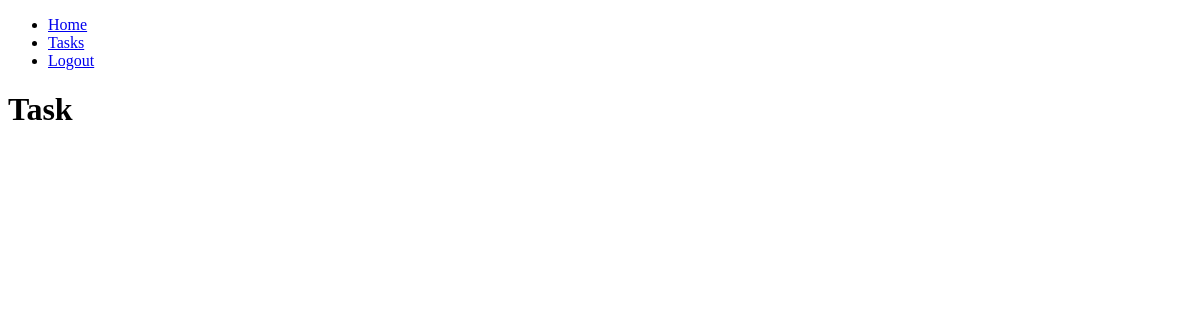
Page /tasks/ (signed in) on the earlier database version.
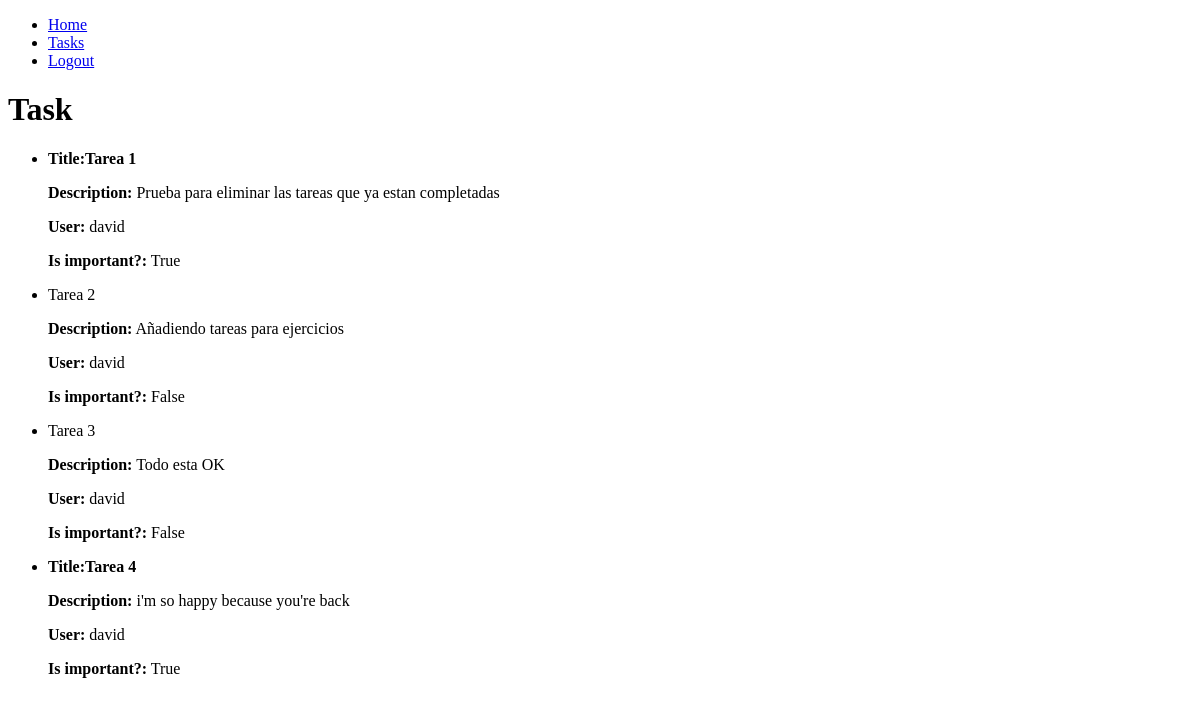
Same page on the later database version.
### tasks/models.py (models this page shows, shortened)
class Task(models.Model):
    title = models.CharField(max_length=100)
    description = models.TextField(blank=True)
    created = models. DateTimeField(auto_now_add=True)
    datecompleted = models.DateField(null=True, blank=True)
    important = models.BooleanField(default=False)
    user = models.ForeignKey(User, on_delete=models.CASCADE)

### tasks/views.py (the view)
# urls.py: path('tasks/', views.tasks, name='tasks'),
def tasks(request):
    tasks = Task.objects.filter(user = request.user, datecompleted__isnull=True)
    return render(request, 'tasks.html', {'tasks': tasks})

### tasks/templates/tasks.html
{% extends 'base.html' %}
{% block content %}
    <h1>Task</h1>
    <ul>
        {% for task in tasks %}
        <li>
            {% if task.important %}
                <strong>Title:{{task.title}}</strong>
            {% else %}
                {{task.title}}
            {% endif %}
            <p><b>Description:</b> {{task.description}}</p>
            <p><b>User:</b> {{task.user.username}}</p>
            <p><b>Is important?:</b> {{task.important}}</p>
        </li>
        {% endfor %}
    </ul>
{% endblock %}

### tasks/templates/base.html (shortened to what this page needs)
<!DOCTYPE html>
<html>
    <head>
        <link rel="stylesheet" href="">
    </head>
    <body>
        <nav>
            <ul>
                <li>
                    <a href="/">Home</a>
                </li>
                <li>
                    <a href="/tasks">Tasks</a>
                </li>
                {% if user.is_authenticated %}
                <li>
                    <a href="/logout">Logout</a>
                </li>
                {% endif %}
            </ul>
        </nav>
    {% block content %}
    {% endblock  %}
    </body>
</html>

Differences in the rows shown:
added Task: title "Tarea 1", description "Prueba para eliminar las tareas que ya estan completadas", user.username "david", important "True"
added Task: title "Tarea 2", description "Añadiendo tareas para ejercicios", user.username "david", important "False"
added Task: title "Tarea 3", description "Todo esta OK", user.username "david", important "False"
added Task: title "Tarea 4", description "i'm so happy because you're back", user.username "david", important "True"
